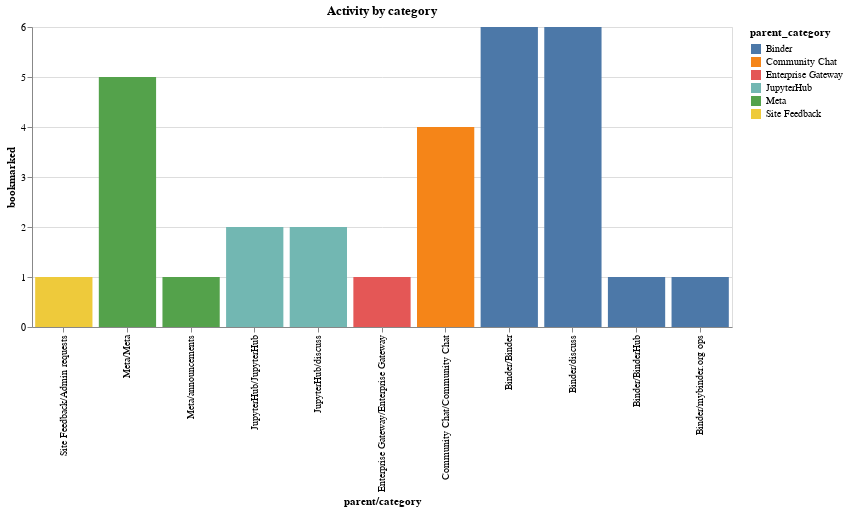

The code cell stored with this chart in its notebook:
### Code cell
counts = counts_from_activity(posts)
alt.Chart(data=counts, width=700, height=300, title="Activity by category").mark_bar().encode(
    x=alt.X("parent/category", sort=alt.Sort(counts['category_id'].values.tolist())),
    y="bookmarked",
    color="parent_category"
)

### Figure 1 — Vega-Lite specification as saved in the notebook (floating-point values rounded to 4 significant figures)
{"$schema": "https://vega.github.io/schema/vega-lite/v2.6.0.json", "config": {"view": {"height": 300, "width": 400}}, "data": {"name": "data-be1d796022f59c0c05ca62da7620f64b"}, "datasets": {"data-be1d796022f59c0c05ca62da7620f64b": [{"bookmarked": 1, "category_id": "Admin requests", "parent/category": "Site Feedback/Admin requests", "parent_category": "Site Feedback"}, {"bookmarked": 5, "category_id": "Meta", "parent/category": "Meta/Meta", "parent_category": "Meta"}, {"bookmarked": 1, "category_id": "announcements", "parent/category": "Meta/announcements", "parent_category": "Meta"}, {"bookmarked": 2, "category_id": "JupyterHub", "parent/category": "JupyterHub/JupyterHub", "parent_category": "JupyterHub"}, {"bookmarked": 2, "category_id": "discuss", "parent/category": "JupyterHub/discuss", "parent_category": "JupyterHub"}, {"bookmarked": 1, "category_id": "Enterprise Gateway", "parent/category": "Enterprise Gateway/Enterprise Gateway", "parent_category": "Enterprise Gateway"}, {"bookmarked": 4, "category_id": "Community Chat", "parent/category": "Community Chat/Community Chat", "parent_category": "Community Chat"}, {"bookmarked": 6, "category_id": "Binder", "parent/category": "Binder/Binder", "parent_category": "Binder"}, {"bookmarked": 6, "category_id": "discuss", "parent/category": "Binder/discuss", "parent_category": "Binder"}, {"bookmarked": 1, "category_id": "BinderHub", "parent/category": "Binder/BinderHub", "parent_category": "Binder"}, {"bookmarked": 1, "category_id": "mybinder.org ops", "parent/category": "Binder/mybinder.org ops", "parent_category": "Binder"}]}, "encoding": {"color": {"field": "parent_category", "type": "nominal"}, "x": {"field": "parent/category", "sort": ["Admin requests", "Meta", "announcements", "JupyterHub", "discuss", "Enterprise Gateway", "Community Chat", "Binder", "discuss", "BinderHub", "mybinder.org ops"], "type": "nominal"}, "y": {"field": "bookmarked", "type": "quantitative"}}, "height": 300, "mark": "bar", "title": "Activity by category", "width": 700}
